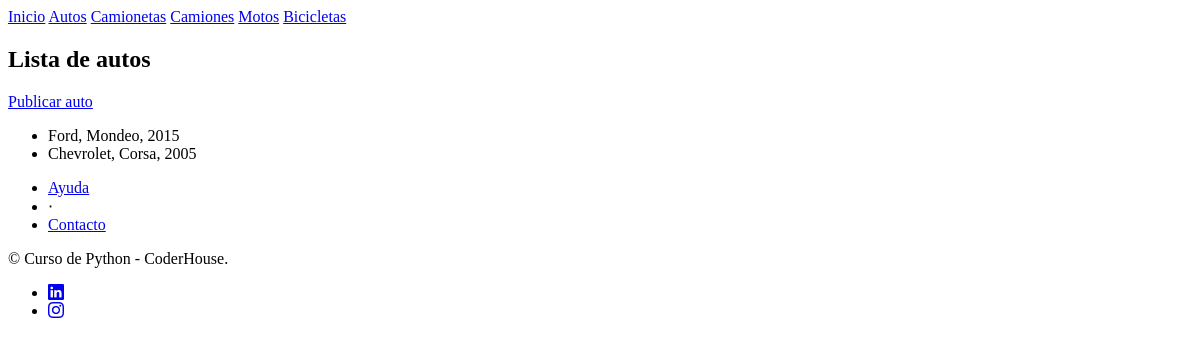
The page /listados/lista_autos/ on the database as committed earlier.
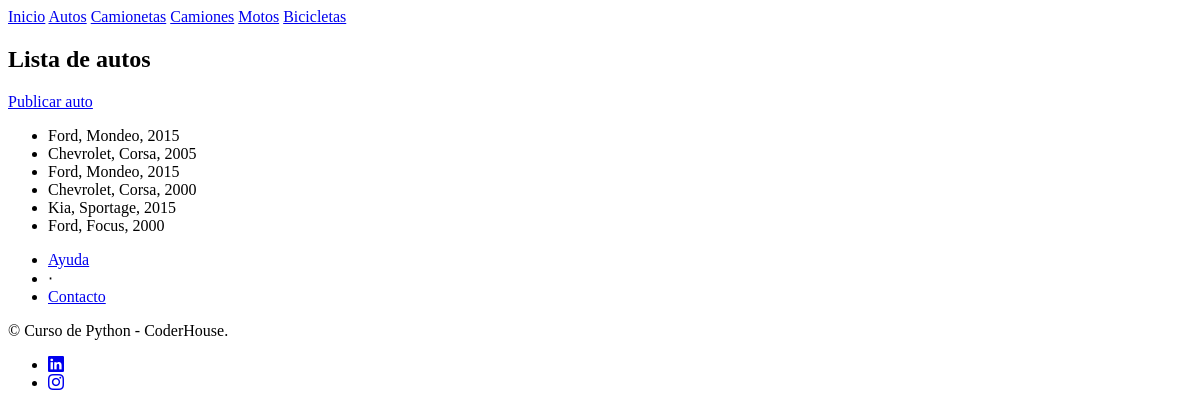
The same page on the database as committed later.
### app_preentrega/models.py (models this page shows, shortened)
class autos (models.Model):
    marca = models.CharField(max_length=50)
    modelo = models.CharField(max_length=50)
    ano = models.CharField(max_length=4)
    color = models.CharField(max_length=15)
    equipamiento = models.CharField(max_length=100)
    descripcion = models.CharField(max_length=200)

### app_preentrega/views.py (the view)
# urls.py: path('lista_autos/', lista_autos, name="autos"),
def lista_autos(request): #esto renderiza una lista con el contexto que se le pase
    contexto = {
        "autos" : autos.objects.all()
    }
    http_response = render(
        request = request,
        template_name = 'pre_entrega/lista_autos.html',
        context = contexto,
    )
    return http_response

### app_preentrega/templates/pre_entrega/lista_autos.html
{% extends "pre_entrega/base.html" %}
{% block contenido%}
<section>
    <div>
        <h1>Lista de autos</h1>
    <a class="navbar-brand" href="{% url 'subir_autos' %}"> Publicar auto </a>
        <ul>
            {% for auto in autos %}
                <li>{{auto.marca}}, {{auto.modelo}}, {{auto.ano}}
            {% endfor %}
        </ul>
    </div>
</section>
{% endblock contenido%}

### app_preentrega/templates/pre_entrega/base.html (shortened to what this page needs)
<html lang="en">
    <head>
        <link href="https://cdn.jsdelivr.net/npm/bootstrap-icons@1.5.0/font/bootstrap-icons.css" rel="stylesheet" type="text/css" />
    </head>
    <body>
        <nav class="navbar navbar-light bg-light static-top">
            <div class="container">
                <a class="navbar-brand" href="{% url 'inicio'%}">Inicio</a>
                <a class="navbar-brand" href="{% url 'autos'%}">Autos</a>
                <a class="navbar-brand" href="{% url 'camionetas'%}">Camionetas</a>
                <a class="btn btn-primary" href="{% url 'camiones'%}">Camiones</a>
                <a class="btn btn-primary" href="{% url 'motos'%}">Motos</a>
                <a class="btn btn-primary" href="{% url 'bicicletas'%}">Bicicletas</a>
            </div>
        </nav>
        {% block contenido%}{% endblock contenido%}
        <footer class="footer bg-light">
            <div class="container">
                <div class="row">
                    <div class="col-lg-6 h-100 text-center text-lg-start my-auto">
                        <ul class="list-inline mb-2">
                            <li class="list-inline-item"><a href="#!">Ayuda</a></li>
                            <li class="list-inline-item">⋅</li>
                            <li class="list-inline-item"><a href="#!">Contacto</a></li>
                        </ul>
                        <p class="text-muted small mb-4 mb-lg-0">&copy; Curso de Python - CoderHouse.</p>
                    </div>
                    <div class="col-lg-6 h-100 text-center text-lg-end my-auto">
                        <ul class="list-inline mb-0">
                            <li class="list-inline-item me-4">
                                <a href="https://www.linkedin.com/in/jairo-blanc-b9831523b/"><i class="bi-linkedin fs-3"></i></a>
                            </li>
                            <li class="list-inline-item">
                                <a href="https://www.instagram.com/blancjairo/"><i class="bi-instagram fs-3"></i></a>
                            </li>
                        </ul>
                    </div>
                </div>
            </div>
        </footer>
    </body>
</html>

Rows that differ between the two databases and show on the page:
added autos: marca "Ford", modelo "Mondeo", ano "2015"
added autos: marca "Chevrolet", modelo "Corsa", ano "2000"
added autos: marca "Kia", modelo "Sportage", ano "2015"
added autos: marca "Ford", modelo "Focus", ano "2000"
